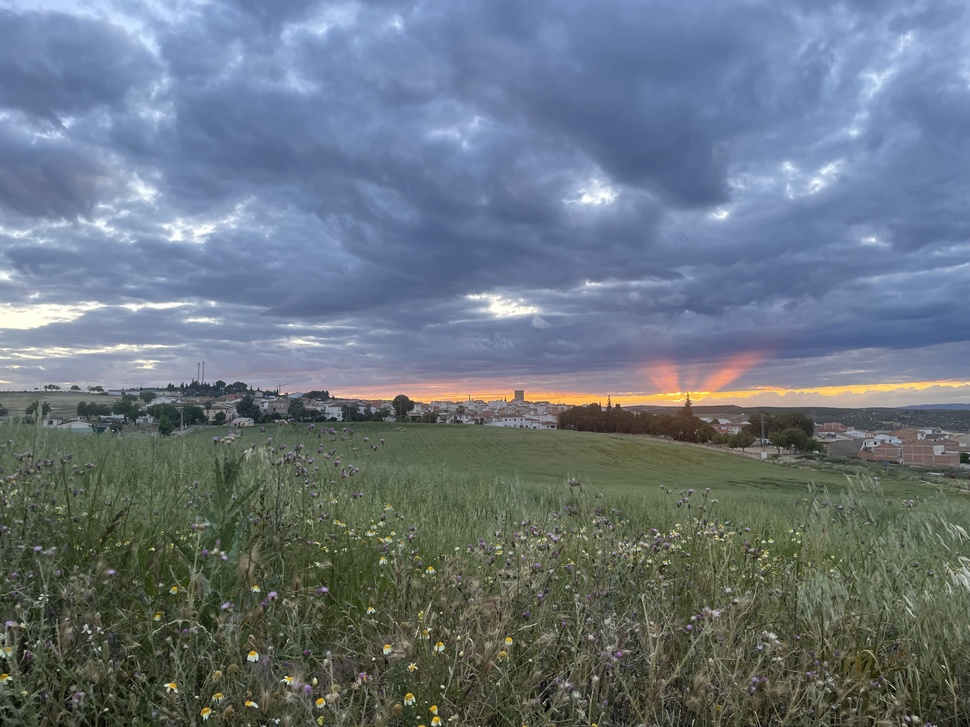
#> input picture ejercicioscapitulo2/imagen.jpg, 970 x 727 px, shrunk from 4032 x 3024 before the run
$ python recortar.py
#> lines starting #> are read from the running program, lines starting #| are printed output that depends on the picture
#recortar.py
import cv2
import matplotlib.pyplot as plt

img = cv2.imread('imagen.jpg')
#> img is the input picture: shape (727, 970, 3); mean B, G, R 127.4, 117, 105.8
alto, ancho, _ = img.shape
#> alto = 727; ancho = 970

# Calcular el punto central de la imagen
centro_y = alto // 2
#> centro_y = 363
centro_x = ancho // 2
#> centro_x = 485

# Definir el tamaño del recorte deseado (un cuadrado de lado X lado)
lado_recorte = 300
radio = lado_recorte // 2

# Calcular las coordenadas de inicio (arriba/izquierda) y fin (abajo/derecha)
inicio_y = int(centro_y - radio)
#> inicio_y = 213
fin_y    = int(centro_y + radio)
#> fin_y = 513
inicio_x = int(centro_x - radio)
#> inicio_x = 335
fin_x    = int(centro_x + radio)
#> fin_x = 635

# Las imágenes en OpenCV son matrices de NumPy.
# El recorte se hace así: imagen[filas_inicio:filas_fin, columnas_inicio:columnas_fin]
# Es decir: imagen[Y_inicio:Y_fin, X_inicio:X_fin]
cropped_img = img[inicio_y:fin_y, inicio_x:fin_x]
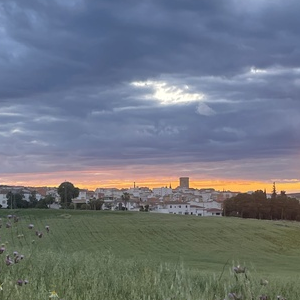
#> cropped_img: shape (300, 300, 3); mean B, G, R 127.8, 118.1, 111

fig, (ax1, ax2) = plt.subplots(1, 2, figsize=(12, 6))

# Imagen 1: Original completa
ax1.imshow(cv2.cvtColor(img, cv2.COLOR_BGR2RGB))
ax1.set_title(f'Original ({ancho}x{alto})')

# Imagen 2: Recorte central
if cropped_img.size > 0:
    ax2.imshow(cv2.cvtColor(cropped_img, cv2.COLOR_BGR2RGB))
    ax2.set_title(f'Recorte Central ({lado_recorte}x{lado_recorte})')
    ax2.axis('off')
else:
    print("Error: La imagen original es más pequeña que el tamaño de recorte deseado.")
    ax2.set_title('Error al recortar')

plt.tight_layout()
plt.show()
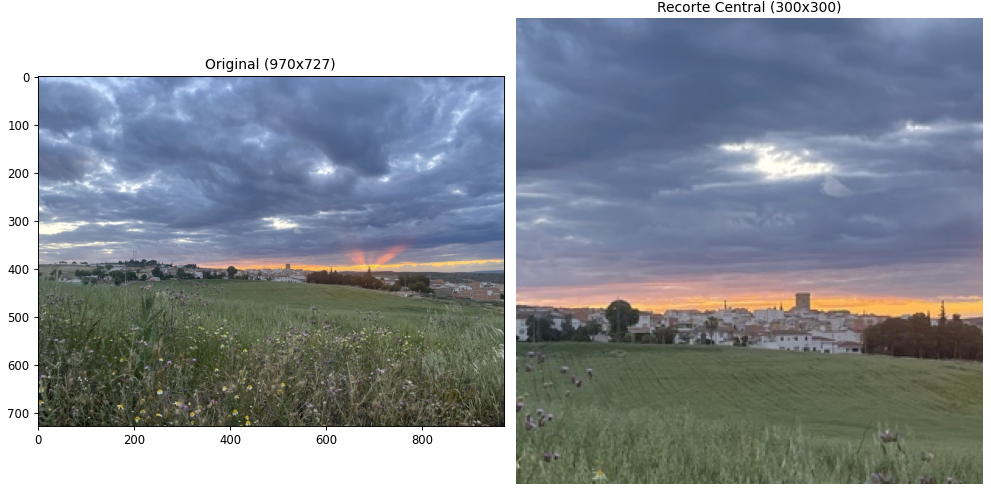
#> figure drawn by matplotlib, 2 panels
